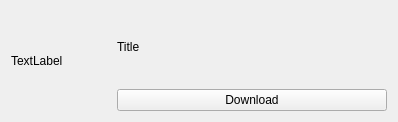
<?xml version="1.0" encoding="UTF-8"?>
<ui version="4.0">
 <class>Form</class>
 <widget class="QWidget" name="Form">
  <property name="geometry">
   <rect>
    <x>0</x>
    <y>0</y>
    <width>398</width>
    <height>120</height>
   </rect>
  </property>
  <property name="sizePolicy">
   <sizepolicy hsizetype="Expanding" vsizetype="Fixed">
    <horstretch>0</horstretch>
    <verstretch>0</verstretch>
   </sizepolicy>
  </property>
  <property name="maximumSize">
   <size>
    <width>16777215</width>
    <height>120</height>
   </size>
  </property>
  <property name="windowTitle">
   <string>Form</string>
  </property>
  <layout class="QGridLayout" name="gridLayout">
   <item row="3" column="1">
    <layout class="QVBoxLayout" name="verticalLayout">
     <item>
      <widget class="QLabel" name="titleLabel">
       <property name="text">
        <string>Title</string>
       </property>
      </widget>
     </item>
     <item>
      <widget class="QPushButton" name="dlButton">
       <property name="text">
        <string>Download</string>
       </property>
      </widget>
     </item>
    </layout>
   </item>
   <item row="3" column="0">
    <widget class="QLabel" name="imageLabel">
     <property name="sizePolicy">
      <sizepolicy hsizetype="Fixed" vsizetype="Fixed">
       <horstretch>0</horstretch>
       <verstretch>0</verstretch>
      </sizepolicy>
     </property>
     <property name="minimumSize">
      <size>
       <width>100</width>
       <height>100</height>
      </size>
     </property>
     <property name="maximumSize">
      <size>
       <width>100</width>
       <height>100</height>
      </size>
     </property>
     <property name="text">
      <string>TextLabel</string>
     </property>
     <property name="scaledContents">
      <bool>false</bool>
     </property>
    </widget>
   </item>
  </layout>
 </widget>
 <resources/>
 <connections/>
</ui>
